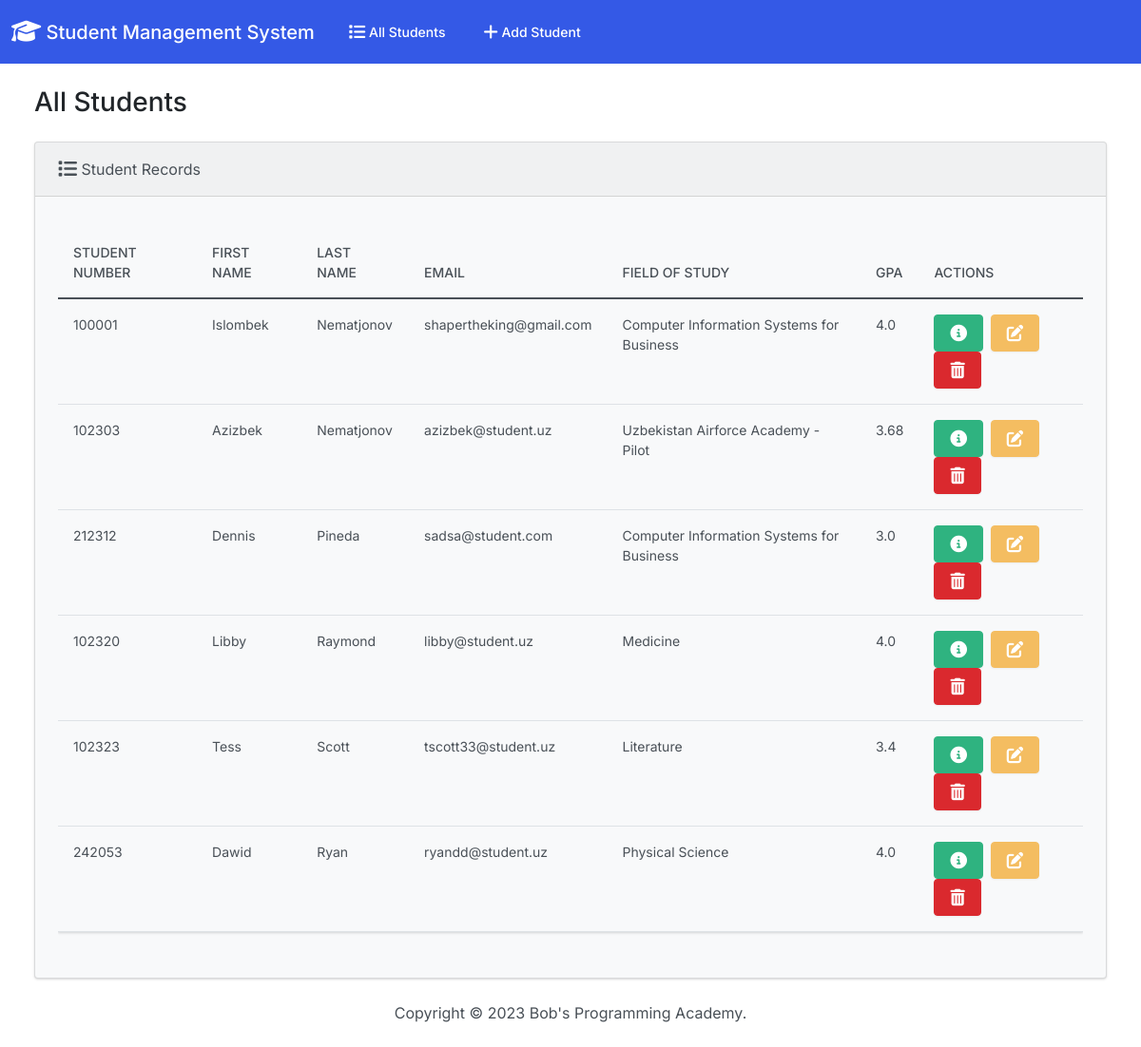
The page / on the database its author committed.
### students/models.py (models this page shows, shortened)
class Student(models.Model):
  student_number = models.PositiveIntegerField()
  first_name = models.CharField(max_length=50)
  last_name = models.CharField(max_length=50)
  email = models.EmailField(max_length=100)
  field_of_study = models.CharField(max_length=50)
  gpa = models.FloatField()

### students/views.py (the view)
# urls.py: path('', views.index, name='index'),
def index(request):
  return render(request, 'students/index.html', {
    'students': Student.objects.all()
  })

### students/templates/students/index.html (shortened to what this page needs)
{% extends "students/base.html" %}
{% block body %}
<h3 class="m-4">All Students</h3>
<div class="row">
  <div class="col-12">
    {% if students %}
    <div class="card bg-light ms-4 me-4 mb-4">
      <div class="card-header">
        <i class="fa-solid fa-list fa-lg"></i> Student Records
      </div>
      <div class="card-body">
        <p class="card-text">
          <div class="table-responsive">
            <table class="table table-hover">
              <thead>
                <tr>
                  <th scope="col">Student Number</th>
                  <th scope="col">First Name</th>
                  <th scope="col">Last Name</th>
                  <th scope="col">Email</th>
                  <th scope="col">Field of Study</th>
                  <th scope="col">GPA</th>
                  <th scope="col">Actions</th>
                </tr>
              </thead>
              <tbody>
                {% for student in students %}
                  <tr>
                    <td>{{ student.student_number }}</td>
                    <td>{{ student.first_name }}</td>
                    <td>{{ student.last_name }}</td>
                    <td>{{ student.email }}</td>
                    <td>{{ student.field_of_study }}</td>
                    <td>{{ student.gpa }}</td>
                    <td>
                      <button type="button" class="btn btn-success me-1" href="{% url 'view_student' student.id %}" data-bs-toggle="modal" data-bs-target="#myModal{{student.id}}">
                      </button>
                      <a class="btn btn-warning me-1" href="{% url 'edit' student.id %}">
                      </a>
                      <button type="button" class="btn btn-danger" data-bs-toggle="modal" data-bs-target="#delete{{student.id}}">
                      </button>
                    </td>
                  </tr>
                {% endfor %}
              </tbody>
            </table>
          </div>
        </p>
      </div>
    </div>
    {% else %}
      <h5 class="alert alert-primary ms-4 me-4">No Student Records</h5>
    {% endif %}
  </div>
</div>
{% endblock %}

### students/templates/students/base.html (shortened to what this page needs)
{% load static %}
<!DOCTYPE html>
<html lang="en">
  <head>
    <link rel="stylesheet" href="https://cdnjs.cloudflare.com/ajax/libs/font-awesome/6.1.1/css/all.min.css">
    <link href="{% static 'css/bootstrap.min.css' %}" rel="stylesheet">
  </head>
  <body class="d-flex flex-column min-vh-100">
    <nav class="navbar navbar-expand-lg navbar-dark bg-primary">
      <div class="container-fluid">
        <a class="navbar-brand" href="{% url 'index' %}">
          <i class="fa-solid fa-graduation-cap fa-lg"></i> Student Management System
        </a>
        <div class="collapse navbar-collapse" id="navbarColor01">
          <ul class="navbar-nav me-auto">
            <li class="nav-item">
              <a class="nav-link" href="{% url 'index' %}">
                 All Students
              </a>
            </li>
            <li class="nav-item">
              <a class="nav-link" href="{% url 'add' %}">
                 Add Student
              </a>
            </li>
          </ul>
        </div>
      </div>
    </nav>
    <div class="container-fluid">
      {% block body %}
      {% endblock %}
    </div>
    <footer class="mt-auto mb-4">
      <div class="text-center">
        <span>
          Copyright &copy; <script>document.write(new Date().getFullYear())</script> Bob's Programming Academy.
        </span>
      </div>
    </footer>
  </body>
</html>

### rows shown on the page
Student: student_number "100001", first_name "Islombek", last_name "Nematjonov", email "shapertheking@gmail.com", field_of_study "Computer Information Systems for Business", gpa "4.0"
Student: student_number "102303", first_name "Azizbek", last_name "Nematjonov", email "azizbek@student.uz", field_of_study "Uzbekistan Airforce Academy - Pilot", gpa "3.68"
Student: student_number "212312", first_name "Dennis", last_name "Pineda", email "sadsa@student.com", field_of_study "Computer Information Systems for Business", gpa "3.0"
Student: student_number "102320", first_name "Libby", last_name "Raymond", email "libby@student.uz", field_of_study "Medicine", gpa "4.0"
Student: student_number "102323", first_name "Tess", last_name "Scott", email "tscott33@student.uz", field_of_study "Literature", gpa "3.4"
Student: student_number "242053", first_name "Dawid", last_name "Ryan", email "ryandd@student.uz", field_of_study "Physical Science", gpa "4.0"
